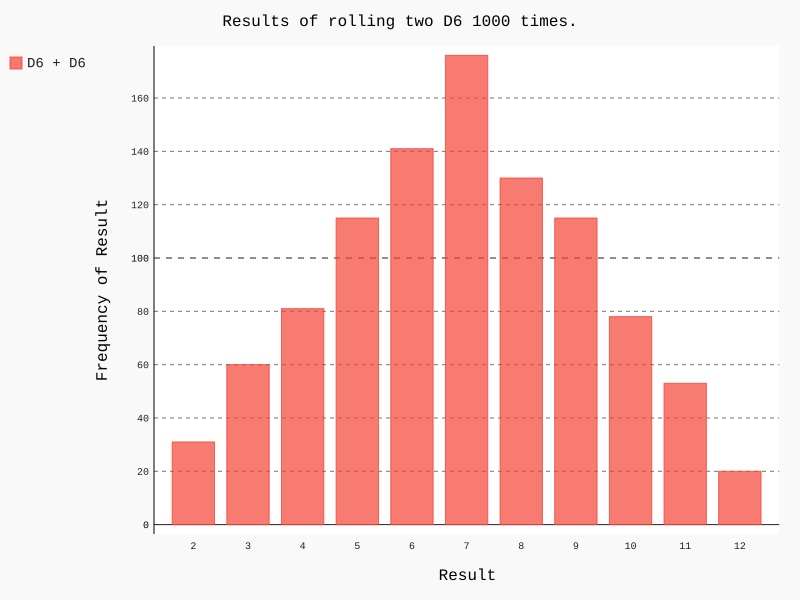

Python code for this plot:
from die import Die
import pygal

die_1 = Die()
die_2 = Die()

results = []
for roll_num in range(1000):
    result = die_1.roll() + die_2.roll()
    results.append(result)

frequencies = []
max_result = die_1.num_sides + die_2.num_sides
for value in range(2, max_result+1):
    frequency = results.count(value)
    frequencies.append(frequency)

hist = pygal.Bar()

hist.title = "Results of rolling two D6 1000 times."
hist.x_labels = ['2', '3', '4', '5', '6', '7', '8', '9', '10', '11', '12']
hist.x_title = "Result"
hist.y_title = "Frequency of Result"
hist.add('D6 + D6', frequencies)
hist.render_to_file('dice_visual.svg')

print(results)
print(frequencies)
